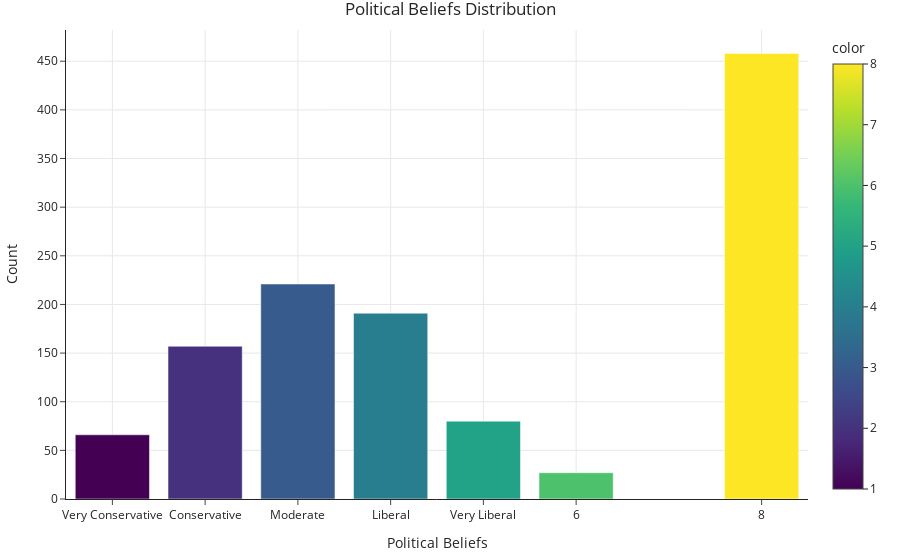

Notebook code for this chart:
### Code cell
pol_blfs = ["Very Conservative", "Conservative", "Moderate", "Liberal", "Very Liberal"]
counts = dfmain['V2167'].value_counts().sort_index()


colors = ['red', 'pink', 'darkgray', 'lightblue', 'blue']


fig = px.bar(
    x=counts.index,
    y=counts.values,
    title='Political Beliefs Distribution',
    labels={'x': 'Political Beliefs', 'y': 'Count'},
    color=counts.index, 
    color_discrete_sequence=colors  
)

# Update x-axis labels
fig.update_layout(
    xaxis_title="Political Beliefs",
    yaxis_title="Count",
    xaxis=dict(
        tickmode='array',
        tickvals=counts.index,
        ticktext=pol_blfs
    )
)
# Show the chart
fig.show()

### Figure 1 — Plotly figure (JSON) as saved in the notebook; plotly's stock layout.template omitted (floating-point values rounded to 4 significant figures)
{"data": [{"alignmentgroup": "True", "hovertemplate": "Political Beliefs=%{x}<br>Count=%{y}<br>color=%{marker.color}<extra></extra>", "legendgroup": "", "marker": {"color": [1, 2, 3, 4, 5, 6, 8], "coloraxis": "coloraxis", "pattern": {"shape": ""}}, "name": "", "offsetgroup": "", "orientation": "v", "showlegend": false, "textposition": "auto", "type": "bar", "x": [1, 2, 3, 4, 5, 6, 8], "xaxis": "x", "y": [66, 157, 221, 191, 80, 27, 458], "yaxis": "y"}], "layout": {"barmode": "relative", "coloraxis": {"colorbar": {"title": {"text": "color"}}, "colorscale": [[0, "#440154"], [0.1111, "#482878"], [0.2222, "#3e4989"], [0.3333, "#31688e"], [0.4444, "#26828e"], [0.5556, "#1f9e89"], [0.6667, "#35b779"], [0.7778, "#6ece58"], [0.8889, "#b5de2b"], [1, "#fde725"]]}, "legend": {"tracegroupgap": 0}, "title": {"text": "Political Beliefs Distribution"}, "xaxis": {"anchor": "y", "domain": [0, 1], "tickmode": "array", "ticktext": ["Very Conservative", "Conservative", "Moderate", "Liberal", "Very Liberal"], "tickvals": [1, 2, 3, 4, 5, 6, 8], "title": {"text": "Political Beliefs"}}, "yaxis": {"anchor": "x", "domain": [0, 1], "title": {"text": "Count"}}}}
